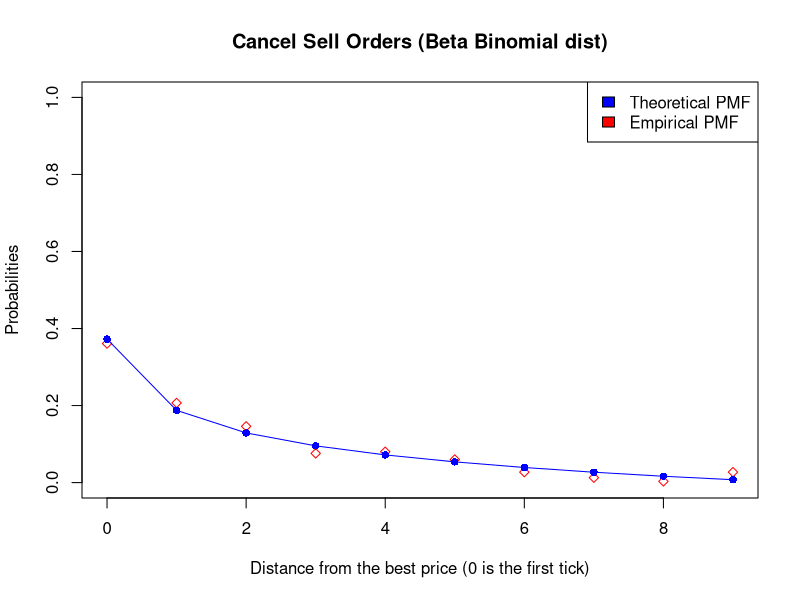

The R script that drew this image:
# Method of Moments for Beta Binomial Distribution

MyData <- read.csv(file="normalized_quantities.csv")

limitBuyMean <- MyData[1,2:11]
limitSellMean <- MyData[2,2:11]
cancelBuyMean <- MyData[3,2:11]
cancelSellMean <- MyData[4,2:11]

selectedOrder <- cancelSellMean # Change this line to select other orders.

obs <- c(0, 1, 2, 3, 4, 5, 6, 7, 8, 9)
freq <- selectedOrder
data <- rep(obs, freq)

n = length(obs)-1

x = 0:n

# Using Optim Function
# par[1] is alpha
# par[2] is beta

loglik_bb <- function(x, n, par){
  -sum(log(choose(n, x)) + log(beta(x + par[1], n - x + par[2])) - log(beta(par[1], par[2])))
}

parameters = optim(fn=loglik_bb, par = c(1,1), x = data, n = n)$par

a = parameters[1]
b = parameters[2]

bb_pmf <- function(n, k, a, b) {
  return(choose(n,k)*beta(k+a, n-k+b)/beta(a,b))
}

# first plot
plot(0:9, freq/sum(freq),col="red", 
     xlab = "Distance from the best price (0 is the first tick)",
     ylab = "Probabilities", main = "Cancel Sell Orders (Beta Binomial dist)",
     pch=23, ylim=range(c(0,1)))

par(new = TRUE)
plot(0:9, bb_pmf(9,0:9,a,b), col="blue", pch=16, ylim=range(c(0,1)), axes = FALSE, xlab = "", ylab = "")
lines(0:9, bb_pmf(9,0:9,a,b), col="blue")

sum(bb_pmf(9,0:9,a,b))

legend("topright",
       c("Theoretical PMF","Empirical PMF"),
       fill=c("blue","red")
)